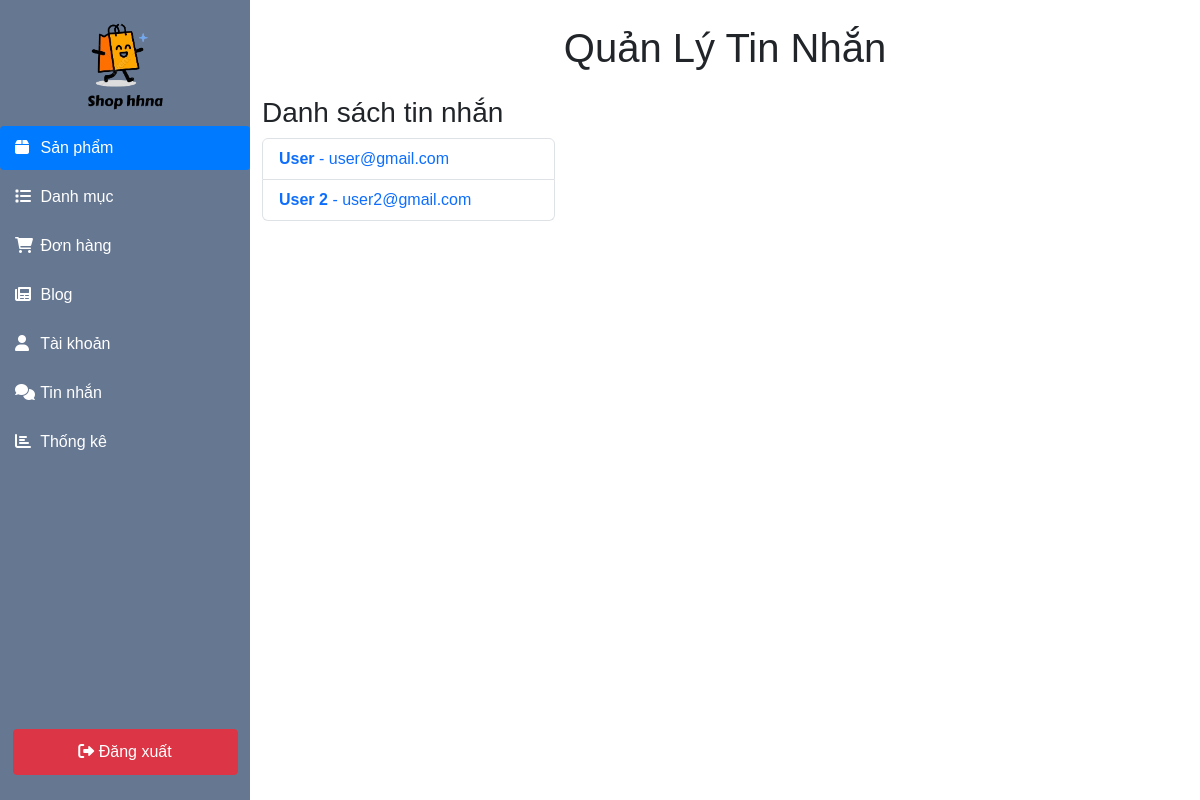
The app's page /admin/admin_messages.php (signed in) with its own data.
### tables this page shows
CREATE TABLE `users` (
  `user_id` int(11) NOT NULL,
  `username` varchar(255) NOT NULL,
  `password` varchar(255) NOT NULL,
  `email` varchar(255) NOT NULL,
  `role` varchar(100) NOT NULL DEFAULT 'user',
  `status` int(11) NOT NULL DEFAULT 1,
  `created_at` timestamp NOT NULL DEFAULT current_timestamp()
);

### admin/admin_messages.php (the view, shortened to what this page needs)
<?php
include '../database/DBController.php';
$admin_id = $_SESSION['admin_id'];
$users_query = mysqli_query($conn, "
    SELECT DISTINCT users.user_id, users.username, users.email
    FROM `message`
    JOIN `users` ON message.sender_id = users.user_id
    WHERE message.receiver_id = '$admin_id'
    ORDER BY users.username ASC
") or die('Query failed');
?>
<!DOCTYPE html>
<html lang="vi">
<head>
    <link rel="stylesheet" href="https://cdnjs.cloudflare.com/ajax/libs/font-awesome/6.0.0/css/all.min.css">
    <link href="https://cdn.jsdelivr.net/npm/bootstrap@5.3.0/dist/css/bootstrap.min.css" rel="stylesheet">
    <link rel="stylesheet" href="css/admin_style.css">
</head>
<body>
    <div class="d-flex">
        <?php include 'admin_navbar.php'; ?>
        <div class="container mt-4">
            <h1 class="text-center mb-4">Quản Lý Tin Nhắn</h1>
            <div class="row">
                <div class="col-md-4">
                    <h3>Danh sách tin nhắn</h3>
                    <ul class="list-group">
                        <?php
                        if (mysqli_num_rows($users_query) > 0) {
                            while ($user = mysqli_fetch_assoc($users_query)) {
                                echo '<li class="list-group-item">
                                    <a href="admin_messages.php?user_id=' . $user['user_id'] . '" class="text-decoration-none">
                                        <strong>' . $user['username'] . '</strong> - ' . $user['email'] . '
                                    </a>
                                </li>';
                            }
                        } else {
                            echo '<li class="list-group-item text-center">Chưa có tin nhắn nào.</li>';
                        }
                        ?>
                    </ul>
                </div>
                <div class="col-md-8">
                </div>
            </div>
        </div>
    </div>
</body>
</html>

### admin/admin_style.css (style rules this page uses)
* { margin: 0; padding: 0; box-sizing: border-box; }
body { margin: 0; font-family: Arial, sans-serif; }

### records on screen
users: username "User", email "user@gmail.com"
users: username "User 2", email "user2@gmail.com"
